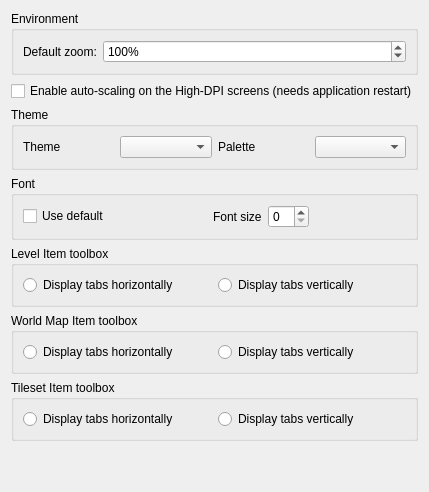
     <widget class="QWidget" name="tabView">
      <attribute name="title">
       <string>View</string>
      </attribute>
      <layout class="QVBoxLayout" name="verticalLayout_15">
       <item>
        <widget class="QGroupBox" name="groupBox_11">
         <property name="title">
          <string>Environment</string>
         </property>
         <layout class="QFormLayout" name="formLayout">
          <item row="0" column="0">
           <widget class="QLabel" name="defaultZoomLabel">
            <property name="text">
             <string>Default zoom:</string>
            </property>
           </widget>
          </item>
          <item row="0" column="1">
           <widget class="QSpinBox" name="defaultZoom">
            <property name="toolTip">
             <string>Default zoom which will be installed on file opening or file creation.</string>
            </property>
            <property name="suffix">
             <string notr="true">%</string>
            </property>
            <property name="minimum">
             <number>20</number>
            </property>
            <property name="maximum">
             <number>1882</number>
            </property>
            <property name="value">
             <number>100</number>
            </property>
           </widget>
          </item>
         </layout>
        </widget>
       </item>
       <item>
        <widget class="QCheckBox" name="extra_hdpiScale">
         <property name="text">
          <string>Enable auto-scaling on the High-DPI screens (needs application restart)</string>
         </property>
        </widget>
       </item>
       <item>
        <widget class="QGroupBox" name="ThemeBox">
         <property name="title">
          <string>Theme</string>
         </property>
         <layout class="QVBoxLayout" name="verticalLayout_13">
          <item>
           <layout class="QHBoxLayout" name="horizontalLayout_20">
            <item>
             <widget class="QLabel" name="label_12">
              <property name="text">
               <string>Theme</string>
              </property>
             </widget>
            </item>
            <item>
             <widget class="QComboBox" name="theme"/>
            </item>
            <item>
             <widget class="QLabel" name="label_13">
              <property name="text">
               <string>Palette</string>
              </property>
             </widget>
            </item>
            <item>
             <widget class="QComboBox" name="pallete"/>
            </item>
           </layout>
          </item>
         </layout>
        </widget>
       </item>
       <item>
        <widget class="QGroupBox" name="fontSetup">
         <property name="title">
          <string>Font</string>
         </property>
         <layout class="QVBoxLayout" name="verticalLayout_14">
          <item>
           <layout class="QHBoxLayout" name="horizontalLayout_21">
            <item>
             <widget class="QCheckBox" name="fontDefaultSetup">
              <property name="text">
               <string>Use default</string>
              </property>
             </widget>
            </item>
            <item>
             <spacer name="horizontalSpacer_3">
              <property name="orientation">
               <enum>Qt::Horizontal</enum>
              </property>
              <property name="sizeHint" stdset="0">
               <size>
                <width>40</width>
                <height>20</height>
               </size>
              </property>
             </spacer>
            </item>
            <item>
             <widget class="QLabel" name="label_11">
              <property name="enabled">
               <bool>true</bool>
              </property>
              <property name="text">
               <string>Font size</string>
              </property>
             </widget>
            </item>
            <item>
             <widget class="QSpinBox" name="fontSize">
              <property name="enabled">
               <bool>true</bool>
              </property>
             </widget>
            </item>
            <item>
             <spacer name="horizontalSpacer_19">
              <property name="orientation">
               <enum>Qt::Horizontal</enum>
              </property>
              <property name="sizeHint" stdset="0">
               <size>
                <width>40</width>
                <height>20</height>
               </size>
              </property>
             </spacer>
            </item>
           </layout>
          </item>
         </layout>
        </widget>
       </item>
       <item>
        <widget class="QGroupBox" name="groupBox_4">
         <property name="title">
          <string>Level Item toolbox</string>
         </property>
         <layout class="QVBoxLayout" name="verticalLayout_10">
          <item>
           <layout class="QHBoxLayout" name="horizontalLayout_17">
            <item>
             <widget class="QRadioButton" name="LVLToolboxHorizontal">
              <property name="text">
               <string>Display tabs horizontally</string>
              </property>
             </widget>
            </item>
            <item>
             <widget class="QRadioButton" name="LVLToolboxVertical">
              <property name="text">
               <string>Display tabs vertically</string>
              </property>
             </widget>
            </item>
           </layout>
          </item>
         </layout>
        </widget>
       </item>
       <item>
        <widget class="QGroupBox" name="groupBox_5">
         <property name="title">
          <string>World Map Item toolbox</string>
         </property>
         <layout class="QVBoxLayout" name="verticalLayout_11">
          <item>
           <layout class="QHBoxLayout" name="horizontalLayout_19">
            <item>
             <widget class="QRadioButton" name="WLDToolboxHorizontal">
              <property name="text">
               <string>Display tabs horizontally</string>
              </property>
             </widget>
            </item>
            <item>
             <widget class="QRadioButton" name="WLDToolboxVertical">
              <property name="text">
               <string>Display tabs vertically</string>
              </property>
             </widget>
            </item>
           </layout>
          </item>
         </layout>
        </widget>
       </item>
       <item>
        <widget class="QGroupBox" name="groupBox_7">
         <property name="title">
          <string>Tileset Item toolbox</string>
         </property>
         <layout class="QVBoxLayout" name="verticalLayout_12">
          <item>
           <layout class="QHBoxLayout" name="horizontalLayout_18">
            <item>
             <widget class="QRadioButton" name="TSTToolboxHorizontal">
              <property name="text">
               <string>Display tabs horizontally</string>
              </property>
             </widget>
            </item>
            <item>
             <widget class="QRadioButton" name="TSTToolboxVertical">
              <property name="text">
               <string>Display tabs vertically</string>
              </property>
             </widget>
            </item>
           </layout>
          </item>
         </layout>
        </widget>
       </item>
       <item>
        <spacer name="verticalSpacer_3">
         <property name="orientation">
          <enum>Qt::Vertical</enum>
         </property>
         <property name="sizeHint" stdset="0">
          <size>
           <width>20</width>
           <height>40</height>
          </size>
         </property>
        </spacer>
       </item>
      </layout>
     </widget>
